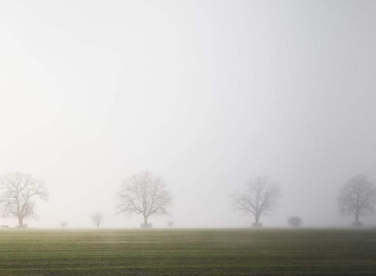
%> input picture MATLAB之图像处理/500图像增强/111.png, 376 x 276 px, shrunk from 716 x 526 before the run
$ octave --eval "coloraverage;"   (GNU Octave 9; MATLAB toolbox functions it lacks are replaced by stand-ins)
%> lines starting %> are read from the running program, lines starting %| are printed output that depends on the picture
%主函数
function coloraverage()
I=imread('111.png');
%> I is the input picture: size 276x376x3 uint8; mean R, G, B 200.6, 199.4, 196.8
imshow(I);
I1=I(:,:,1);%提取红色分量
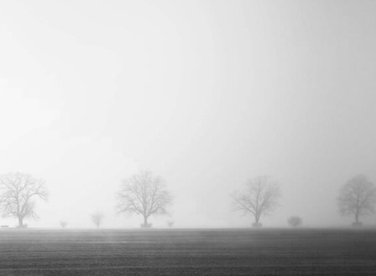
%> I1: size 276x376 uint8; min 38, max 248, mean 200.6
I2=I(:,:,2);%提取绿色分量
I3=I(:,:,3);%提取蓝色分量
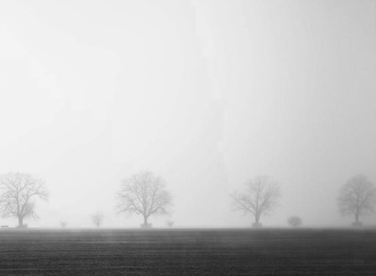
%> I3: size 276x376 uint8; min 31, max 245, mean 196.8
I1=histogram(I1);   %构造的函数
I2=histogram(I2);
I3=histogram(I3);
c=cat(3,I1,I2,I3);  %cat用于构造多维数组
subplot(1,2,1);imshow(I);
subplot(1,2,2);imshow(c);

%调用的（直方图均衡化）构造函数
function d=histogram(I)%构造histogram函数
J=I;
[m,n]=size(I);      %确定矩阵大小
%> m = 276; n = 376
area=m*n;
%> area = 103776
a=zeros(1,256);     %产生1*256的零矩阵a,用来存放原始图像各个灰度值的个数
b=zeros(1,256);
for i=1:m           %记录各个灰度值的个数
    for j=1:n
        d=I(i,j)+1;   %获取(i,j)位置的灰度值(注意：灰度值为0-255，对应矩阵的1-256）
        a(1,d)=a(1,d)+1;    %矩阵a上对应灰度值的计数+1
    end
end
%> after the loop, a = 256 values, max 5832 at index 242, min 0 at index 1, mean 405.4
for i=1:256         %均衡化
    sum=0;
    for j=1:i
        sum=sum+a(1,j);
    end
    b(1,i)=sum*255/area;
end
%> after the loop, b = 256 values from 0 to 255
for i=1:m           %用均衡化后的数据代替原位置的数据
    for j=1:n
        d=J(i,j)+1;
        J(i,j)=b(1,d);
    end
end
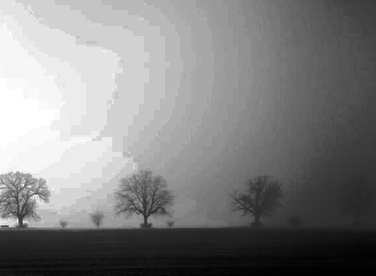
%> J: size 276x376 uint8; min 0, max 255, mean 129.8
d=J;
%> after the loop in histogram (call 2), `for i=1:m`: a = 256 values, max 5841 at index 242, min 0 at index 1, mean 405.4
%> after the loop in histogram (call 2), `for i=1:m`:
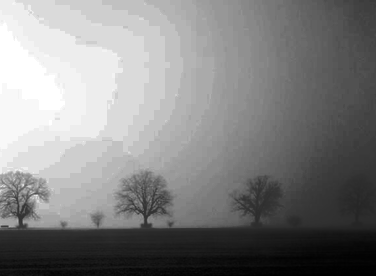
%> J: size 276x376 uint8; min 0, max 255, mean 129.7
%> after the loop in histogram (call 3), `for i=1:m`: a = 256 values, max 6825 at index 240, min 0 at index 1, mean 405.4
%> after the loop in histogram (call 3), `for i=1:m`:
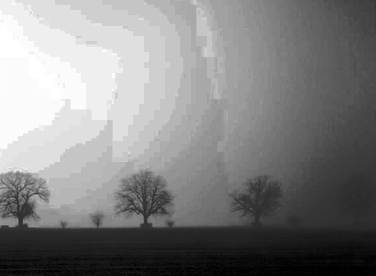
%> J: size 276x376 uint8; min 0, max 255, mean 130
%> in coloraverage, `c=cat(3,I1,I2,I3);`:
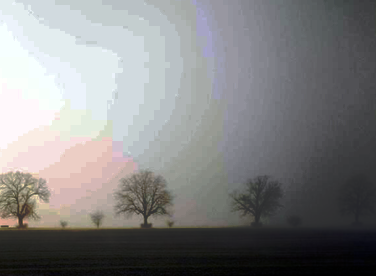
%> c: size 276x376x3 uint8; mean R, G, B 129.8, 129.7, 130
